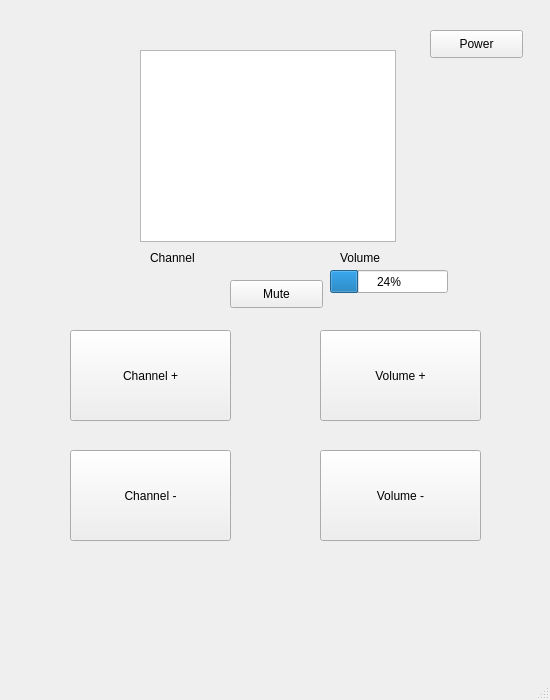
<?xml version="1.0" encoding="UTF-8"?>
<ui version="4.0">
 <class>MainWindow</class>
 <widget class="QMainWindow" name="MainWindow">
  <property name="geometry">
   <rect>
    <x>0</x>
    <y>0</y>
    <width>550</width>
    <height>700</height>
   </rect>
  </property>
  <property name="minimumSize">
   <size>
    <width>550</width>
    <height>700</height>
   </size>
  </property>
  <property name="maximumSize">
   <size>
    <width>550</width>
    <height>700</height>
   </size>
  </property>
  <property name="windowTitle">
   <string>HudaTalonRemote</string>
  </property>
  <widget class="QWidget" name="centralwidget">
   <widget class="QPushButton" name="mute_button">
    <property name="geometry">
     <rect>
      <x>230</x>
      <y>280</y>
      <width>93</width>
      <height>28</height>
     </rect>
    </property>
    <property name="text">
     <string>Mute</string>
    </property>
   </widget>
   <widget class="QPushButton" name="power_button">
    <property name="geometry">
     <rect>
      <x>430</x>
      <y>30</y>
      <width>93</width>
      <height>28</height>
     </rect>
    </property>
    <property name="text">
     <string>Power</string>
    </property>
   </widget>
   <widget class="QPushButton" name="channel_up">
    <property name="geometry">
     <rect>
      <x>70</x>
      <y>330</y>
      <width>161</width>
      <height>91</height>
     </rect>
    </property>
    <property name="text">
     <string>Channel +</string>
    </property>
   </widget>
   <widget class="QPushButton" name="volume_up">
    <property name="geometry">
     <rect>
      <x>320</x>
      <y>330</y>
      <width>161</width>
      <height>91</height>
     </rect>
    </property>
    <property name="text">
     <string>Volume +</string>
    </property>
   </widget>
   <widget class="QPushButton" name="volume_down">
    <property name="geometry">
     <rect>
      <x>320</x>
      <y>450</y>
      <width>161</width>
      <height>91</height>
     </rect>
    </property>
    <property name="text">
     <string>Volume -</string>
    </property>
   </widget>
   <widget class="QPushButton" name="channel_down">
    <property name="geometry">
     <rect>
      <x>70</x>
      <y>450</y>
      <width>161</width>
      <height>91</height>
     </rect>
    </property>
    <property name="text">
     <string>Channel -</string>
    </property>
   </widget>
   <widget class="QGraphicsView" name="graphicsView">
    <property name="geometry">
     <rect>
      <x>140</x>
      <y>50</y>
      <width>256</width>
      <height>192</height>
     </rect>
    </property>
   </widget>
   <widget class="QLabel" name="label">
    <property name="geometry">
     <rect>
      <x>150</x>
      <y>250</y>
      <width>55</width>
      <height>16</height>
     </rect>
    </property>
    <property name="text">
     <string>Channel</string>
    </property>
   </widget>
   <widget class="QLabel" name="label_2">
    <property name="geometry">
     <rect>
      <x>340</x>
      <y>250</y>
      <width>55</width>
      <height>16</height>
     </rect>
    </property>
    <property name="text">
     <string>Volume</string>
    </property>
   </widget>
   <widget class="QProgressBar" name="volume_bar">
    <property name="geometry">
     <rect>
      <x>330</x>
      <y>270</y>
      <width>118</width>
      <height>23</height>
     </rect>
    </property>
    <property name="value">
     <number>24</number>
    </property>
   </widget>
  </widget>
  <widget class="QMenuBar" name="menubar">
   <property name="geometry">
    <rect>
     <x>0</x>
     <y>0</y>
     <width>550</width>
     <height>26</height>
    </rect>
   </property>
  </widget>
  <widget class="QStatusBar" name="statusbar"/>
 </widget>
 <resources/>
 <connections/>
</ui>
